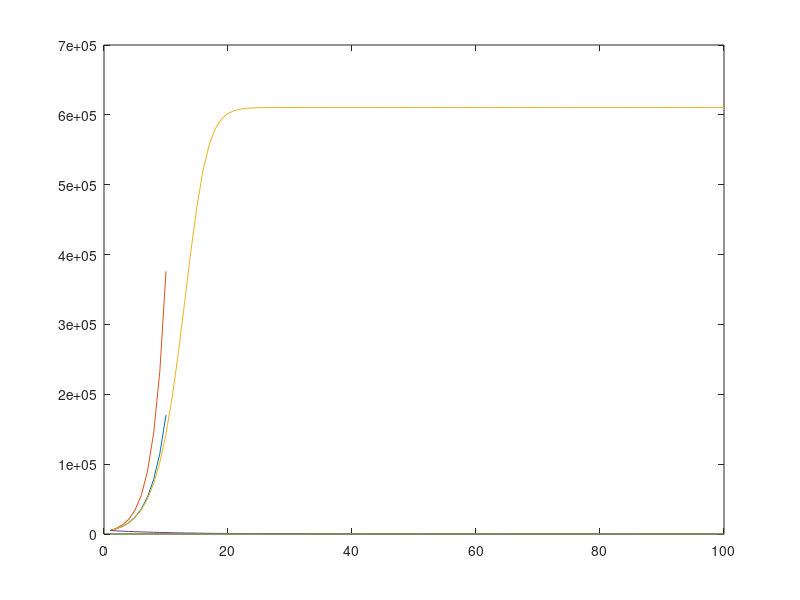

MATLAB code to generate this figure: (Note: this script raises an error after producing the figure.)
clearvars
clc
close all
%%
% Analytical and numerical solution wild boars
N(1) = 5*10^3;
r = 0.48;
dt = 1;
totTime = 10;
time = dt:dt:totTime;
tic
for t = 2:numel(time)
        dN = ((r*N(t-1))*dt);
        N(t) = N(t-1)+dN;
end
toc
Popan(1) = N(1);
Popan(1,2:numel(time)) = N(1)*exp(r*time(1,1:numel(time)-1));
figure
plot(time,N)
hold on
plot(time,Popan)
%%
% Carrying capicity wild boars numerically
clearvars
clc
close all
area = 30528
density = 20
K = density * area
r = 0.48 
N(1) = 5000
dt = 1
totTime = 100
time = dt:dt:totTime
for t = 2:numel(time)
    dN = r*((K-N(t-1))/K)*N(t-1)
    N(t) = N(t-1)+dN
end
plot(time,N)
%%
% analytical solution carrying capacity 
clearvars
clc
close all
area = 30528
density = 20
K = density * area
r = 0.48 
N(1) = 5000
dt = 1
totTime = 100
time = dt:dt:totTime
Popan(1) = N(1)
Popan(1,2:numel(time)) = ((-K*N(1)*exp(r*time(1,1:numel(time)-1)))/(N(1)-K))/(1-(N(1)*exp(r*time(1,1:numel(time)-1)))/(N(1)-K))
%%
%Hunting
clearvars
clc
close all
N0=5000
r=0.48
hunting_effort=0.48+0.48*0.2 %%Stable population if this equals r
dt=1
N=[N0]
n=N0
totTime = 100
time = dt:dt:totTime
H = hunting_effort*N
Popan(1) = N0
for t = 2:numel(time)
  Popan(1,t) = Popan(1,t-1)+(r*Popan(1,t-1)-H)
  H = hunting_effort*Popan(1,t)
end
plot(time,Popan)

%%
%wolves
clearvars
clc
close all
r = 0.48
c = 0.01
d = 0.24
e = 0.005
Nboars = 100
Nwolves = 25
tijd = 1:100
for t = 1:99
    N = Nboars(t)*(1+r)-c*Nwolves(t)*Nboars(t);
    W = Nwolves(t)*(1-d)+e*Nwolves(t)*N
    Nboars = [Nboars,N]
    Nwolves = [Nwolves, W]
    
end
plot(tijd, Nboars)
analytical_error=e*Nboars-d*log(Nboars)-r*log(Nwolves)+c*Nwolves
%%
%Matlab solver
clearvars
clc
close all
r = 0.48;
c = 0.01;
d = 0.24;
e = 0.005;
W = 25;
Initial = [100,25];     % For a differential equation the initial conditions are necessary to solve the equation 
timeperiod = [0 100]; % this is the interval of integration of the differential equation
Funtie = @(t,y)[r*y(1)-c*y(2)*y(1);-d*y(2)+e*y(2)*y(1)]; % this commant defines the equations that need to be solved
ode45(Functie,timperiod,Initial) % specific syntax to solve the equation and plot it

% https://www.youtube.com/watch?v=5r1zFz5CB2w link info method + https://www.youtube.com/watch?v=nTRNrvJmixw
